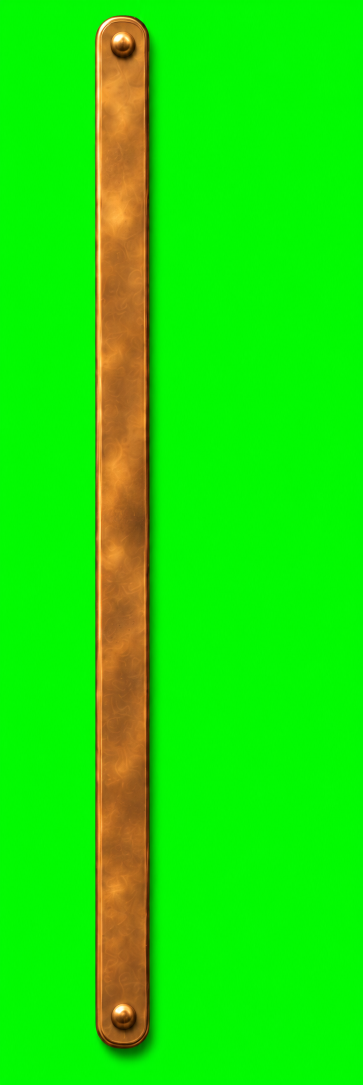
#> input picture design/community/v6/rings/rail_plain_gpt.png, 725 x 2170 px, given in place of sleeve_row.jpg, which was not available (shown at 1/2 size)
$ python preview.py rail_plain_gpt.png
#> lines starting #> are read from the running program, lines starting #| are printed output that depends on the picture
import sys
from PIL import Image
S=sys.argv[1]
row=Image.open('cameragr/Resources/sleeve_row.jpg').convert('RGBA')  # 1300x299, hole at ~(40,150)
piece=Image.open(S+'/ring_piece.png')   # 700x270; seat centre (128,132), hole centre (605,132)
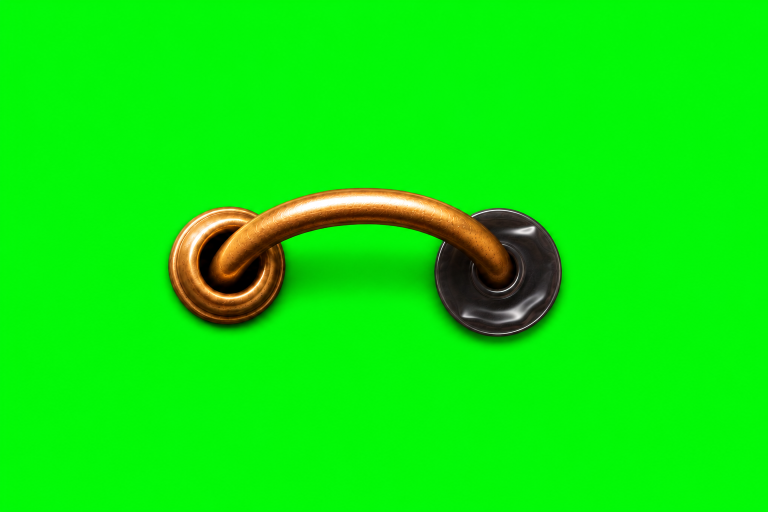
#> input picture design/community/v6/rings/ring_clean_gpt.png, 1536 x 1024 px, given in place of ring_piece.png, which was not available (shown at 1/2 size)
#> piece is the input picture: PIL image 1536x1024 RGB; mean R, G, B 11.1, 234, 9.7
rail=Image.open(S+'/rail_plain.png')
# ring-piece scale so its hole rim (r~80) covers the sleeve hole (r~24)
k=26/80; piece=piece.resize((int(700*k),int(270*k)),Image.LANCZOS)
#> after `piece = piece.resize((int(700 * k), int(270 * k)), Image.LANCZOS)`:
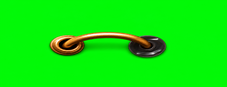
#> piece: PIL image 227x87 RGB; mean R, G, B 11, 234, 9.7
seatx,holex=128*k,605*k
rows=4; gap=6; RW,RH=row.size
#> after `RW, RH = row.size`: RW = 725; RH = 2170
railw=round(248*k); railx=40
holeX=railx+railw//2+int(holex-seatx)  # where the sleeve's hole must be
offx=holeX-40
W=offx+RW+20; Hh=rows*(RH+gap)+60
#> after `W = offx + RW + 20`: W = 940
#> after `Hh = rows * (RH + gap) + 60`: Hh = 8764
bg=Image.new('RGBA',(W,Hh),(32,28,24,255))
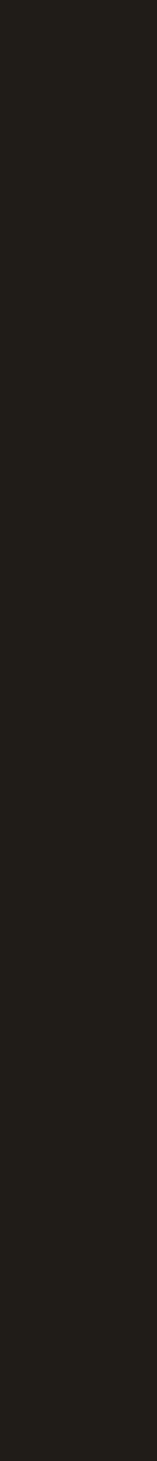
#> bg: PIL image 940x8764 RGBA (shown at 1/6 size); mean R, G, B, A 32, 28, 24, 255
rail=rail.resize((railw,Hh-20),Image.LANCZOS); bg.alpha_composite(rail,(railx,10))
#> after `rail = rail.resize((railw, Hh - 20), Image.LANCZOS)`:
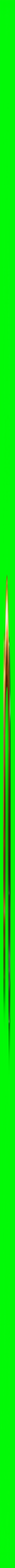
#> rail: PIL image 81x8744 RGB (shown at 1/6 size); mean R, G, B 11.1, 234, 9.7
#> (the run stopped early here; a loop or call above may not have finished)
